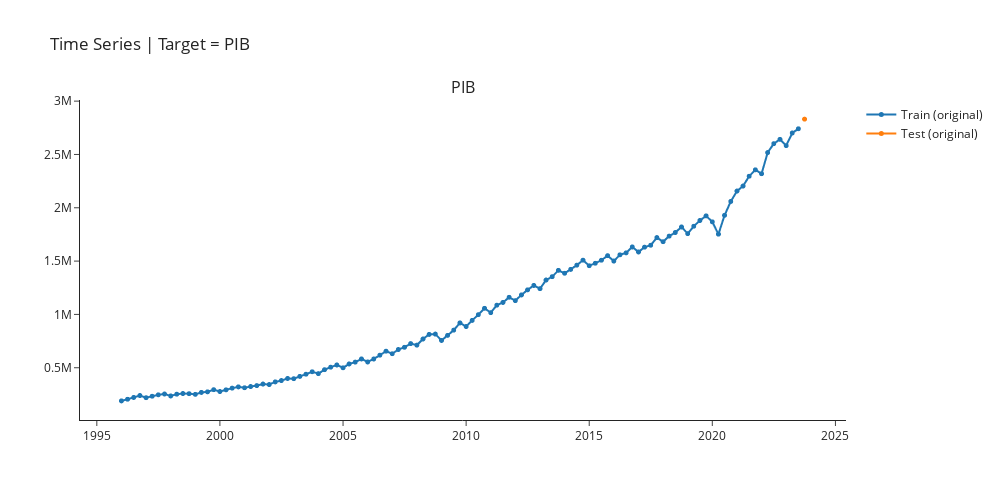

The cell this chart's notebook holds for it:
### Markdown cell above
## Checking Train-Test Split

### Code cell
exp.plot_model(plot="train_test_split",fig_kwargs = {"height":500,"width":1000,"template": "simple_white","hoverinfo":"none","big_data_threshold":115})
